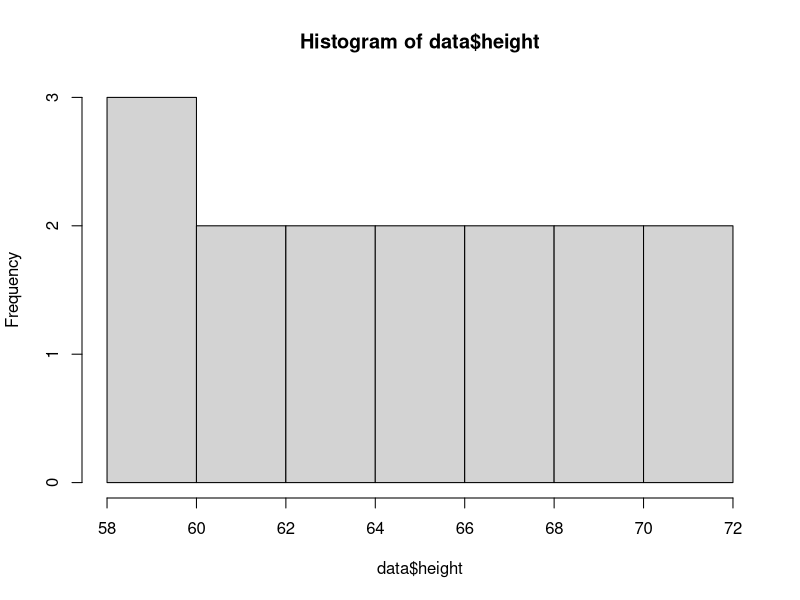

Here is the R script that generated this plot:
## ---- chunk 1
#The homework for week one is exercises 1, 3, and 4 on page 20. 

#Attribution statement: `r (choose only one and complete as necessary)`
#1. I did this homework by myself, with help from the book and the professor. 
## ---- chunk 2
#data()
## ---- chunk 3
data('women')
data <- women
summary(data)
## ---- chunk 4
hist(data$height)
